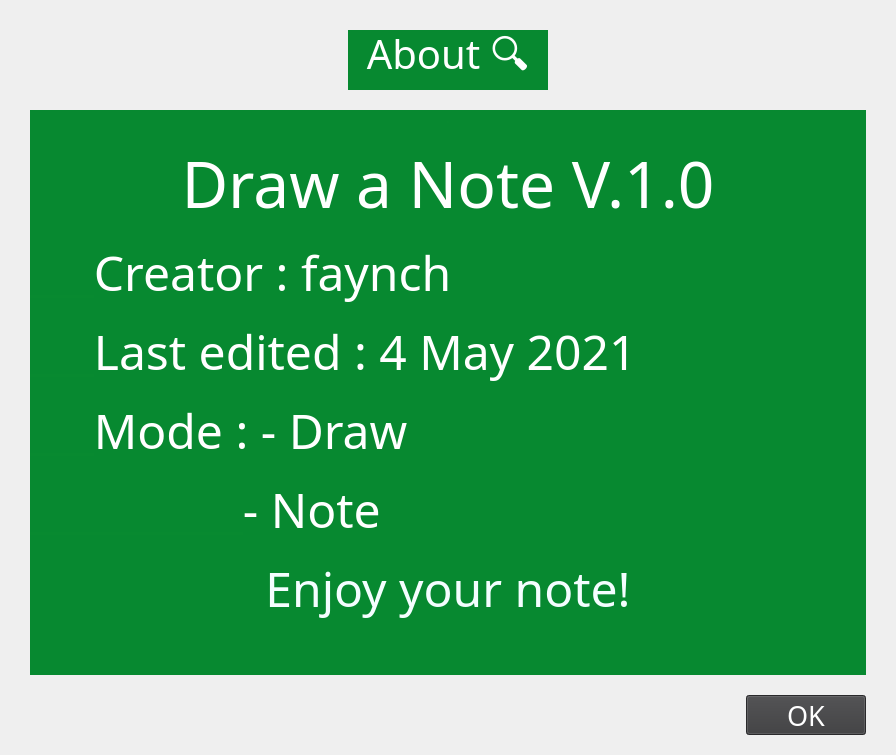
     <widget class="QWidget" name="page_2">
      <layout class="QVBoxLayout" name="verticalLayout" stretch="0,1,0">
       <property name="spacing">
        <number>20</number>
       </property>
       <property name="leftMargin">
        <number>30</number>
       </property>
       <property name="topMargin">
        <number>30</number>
       </property>
       <property name="rightMargin">
        <number>30</number>
       </property>
       <property name="bottomMargin">
        <number>20</number>
       </property>
       <item>
        <layout class="QHBoxLayout" name="horizontalLayout_2">
         <property name="spacing">
          <number>0</number>
         </property>
         <item>
          <spacer name="horizontalSpacer_2">
           <property name="orientation">
            <enum>Qt::Horizontal</enum>
           </property>
           <property name="sizeHint" stdset="0">
            <size>
             <width>318</width>
             <height>20</height>
            </size>
           </property>
          </spacer>
         </item>
         <item>
          <widget class="QLabel" name="label_about">
           <property name="sizePolicy">
            <sizepolicy hsizetype="Fixed" vsizetype="Fixed">
             <horstretch>0</horstretch>
             <verstretch>0</verstretch>
            </sizepolicy>
           </property>
           <property name="minimumSize">
            <size>
             <width>200</width>
             <height>60</height>
            </size>
           </property>
           <property name="maximumSize">
            <size>
             <width>200</width>
             <height>60</height>
            </size>
           </property>
           <property name="font">
            <font>
             <family>Arial Rounded MT Bold</family>
             <pointsize>30</pointsize>
            </font>
           </property>
           <property name="styleSheet">
            <string notr="true">color:white;
background-color:#078930;
border-radius:0.3em;</string>
           </property>
           <property name="text">
            <string>About 🔍</string>
           </property>
           <property name="alignment">
            <set>Qt::AlignCenter</set>
           </property>
          </widget>
         </item>
         <item>
          <spacer name="horizontalSpacer_3">
           <property name="orientation">
            <enum>Qt::Horizontal</enum>
           </property>
           <property name="sizeHint" stdset="0">
            <size>
             <width>318</width>
             <height>20</height>
            </size>
           </property>
          </spacer>
         </item>
        </layout>
       </item>
       <item>
        <widget class="QLabel" name="label_aboutinfo">
         <property name="font">
          <font>
           <family>Arial Rounded MT Bold</family>
           <pointsize>30</pointsize>
          </font>
         </property>
         <property name="styleSheet">
          <string notr="true">color:white;
background-color:#078930;
border-radius:0.3em;</string>
         </property>
         <property name="text">
          <string>&lt;html&gt;&lt;head/&gt;&lt;body&gt;&lt;p align=&quot;center&quot;&gt;&lt;span style=&quot; font-size:9pt; color:#088a30;&quot;&gt;.&lt;/span&gt;&lt;/p&gt;&lt;p align=&quot;center&quot;&gt;&lt;span style=&quot; font-size:48pt;&quot;&gt;Draw a Note V.1.0&lt;/span&gt;&lt;/p&gt;&lt;p&gt;&lt;span style=&quot; font-size:36pt; color:#088a30;&quot;&gt;___&lt;/span&gt;&lt;span style=&quot; font-size:36pt;&quot;&gt;Creator : faynch&lt;/span&gt;&lt;/p&gt;&lt;p&gt;&lt;span style=&quot; font-size:36pt; color:#088a30;&quot;&gt;___&lt;/span&gt;&lt;span style=&quot; font-size:36pt;&quot;&gt;Last edited : 4 May 2021&lt;/span&gt;&lt;/p&gt;&lt;p&gt;&lt;span style=&quot; font-size:36pt; color:#088a30;&quot;&gt;___&lt;/span&gt;&lt;span style=&quot; font-size:36pt;&quot;&gt;Mode : - Draw&lt;/span&gt;&lt;/p&gt;&lt;p&gt;&lt;span style=&quot; font-size:36pt; color:#088a30;&quot;&gt;__________&lt;/span&gt;&lt;span style=&quot; font-size:36pt;&quot;&gt;- Note&lt;/span&gt;&lt;/p&gt;&lt;p align=&quot;center&quot;&gt;&lt;span style=&quot; font-size:36pt; color:#f4feff;&quot;&gt;Enjoy your note!&lt;/span&gt;&lt;br/&gt;&lt;/p&gt;&lt;/body&gt;&lt;/html&gt;</string>
         </property>
        </widget>
       </item>
       <item>
        <layout class="QHBoxLayout" name="horizontalLayout_5">
         <property name="spacing">
          <number>0</number>
         </property>
         <item>
          <spacer name="horizontalSpacer_6">
           <property name="orientation">
            <enum>Qt::Horizontal</enum>
           </property>
           <property name="sizeHint" stdset="0">
            <size>
             <width>708</width>
             <height>20</height>
            </size>
           </property>
          </spacer>
         </item>
         <item>
          <widget class="QPushButton" name="OkAboutBT">
           <property name="sizePolicy">
            <sizepolicy hsizetype="Fixed" vsizetype="Fixed">
             <horstretch>0</horstretch>
             <verstretch>0</verstretch>
            </sizepolicy>
           </property>
           <property name="minimumSize">
            <size>
             <width>120</width>
             <height>40</height>
            </size>
           </property>
           <property name="maximumSize">
            <size>
             <width>120</width>
             <height>40</height>
            </size>
           </property>
           <property name="font">
            <font>
             <family>Arial Rounded MT Bold</family>
             <pointsize>20</pointsize>
            </font>
           </property>
           <property name="styleSheet">
            <string notr="true">color:white;
background-color:grey;
border-radiucolor:white;
background-color:rgb(58, 58, 60);
border-radius:0.4em;
s:0.3em;</string>
           </property>
           <property name="text">
            <string>OK</string>
           </property>
          </widget>
         </item>
        </layout>
       </item>
      </layout>
     </widget>
